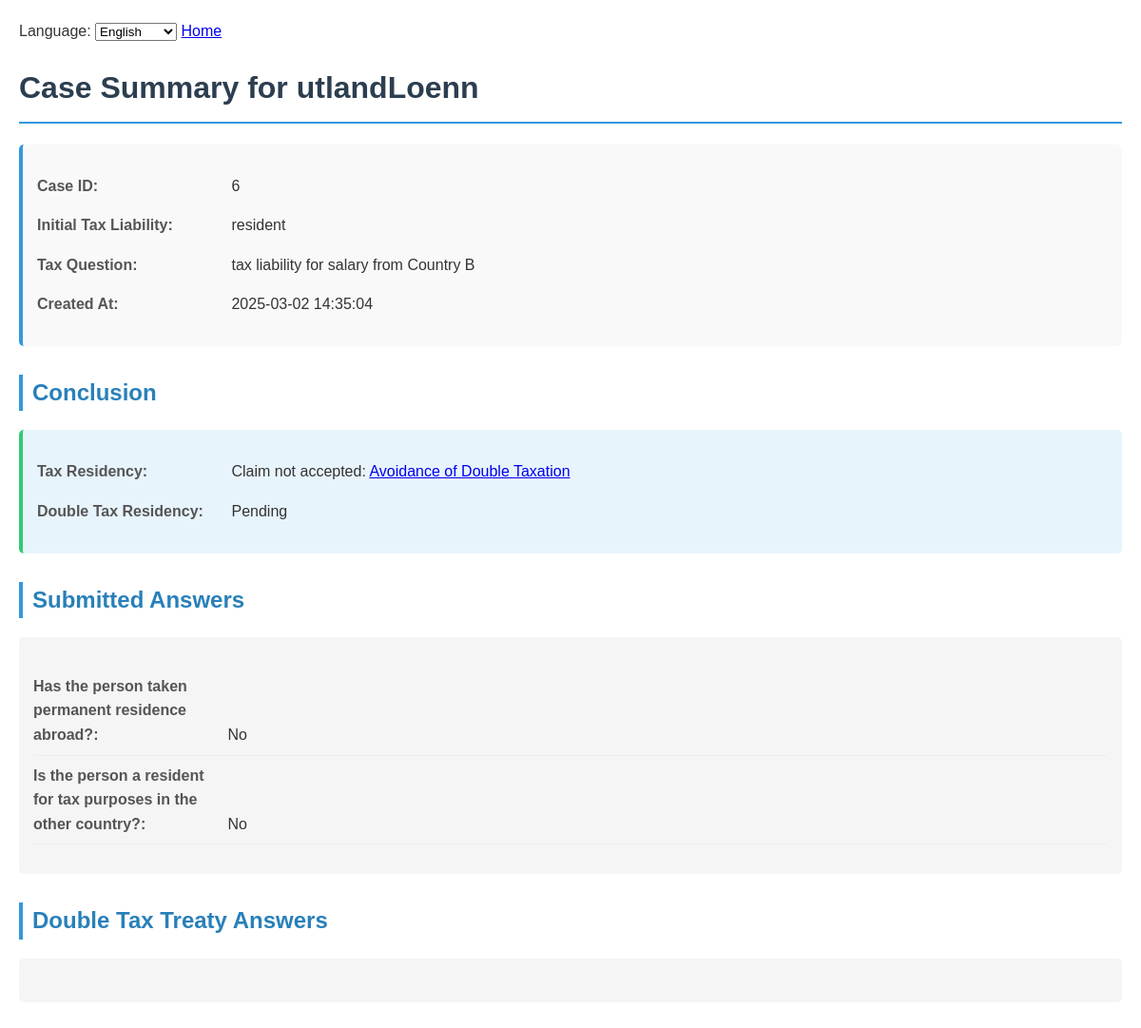
/case_summary.php?case_id=6, run on the app's committed database.
### tables this page shows
CREATE TABLE `cases` (
  `id` int(11) NOT NULL AUTO_INCREMENT,
  `case_name` varchar(255) NOT NULL DEFAULT 'utlandLoenn',
  `initial_liability` varchar(50) NOT NULL DEFAULT 'resident',
  `tax_question` text NOT NULL DEFAULT 'tax liability for salary from Country B',
  `conclusion` text DEFAULT NULL,
  `created_at` timestamp NULL DEFAULT current_timestamp(),
  `double_tax_residency` varchar(255) DEFAULT NULL,
  `answers` text DEFAULT NULL,
  PRIMARY KEY (`id`)
);

### case_summary.php (the view, shortened to what this page needs)
<?php
$language = $_SESSION['language'] ?? 'en';
$constantsFile = "constants_{$language}.php";
$config = include($constantsFile);
$dbConfig = $config['db'];
$display = $config['display'];
$translated_questions = $config['translated_questions'];
$translated_answers = $config['translated_answers'];
$dynamic_form_questions = $config['dynamic_form_questions'];
$dynamic_form_answers = $config['dynamic_form_answers'];
$servername = $dbConfig['servername'];
$username = $dbConfig['username'];
$password = $dbConfig['password'];
$dbname = $dbConfig['dbname'];
$conn = new mysqli($servername, $username, $password, $dbname);
$case_id = $_GET['case_id'] ?? $_SESSION['case_id'] ?? null;
$sql = "SELECT * FROM cases WHERE id = ?";
$stmt = $conn->prepare($sql);
$stmt->bind_param("i", $case_id);
$stmt->execute();
$result = $stmt->get_result();
$case = $result->fetch_assoc();
$submitted_answers = $case['answers'] ? json_decode($case['answers'], true) : [];
?>
<!DOCTYPE html>
<html>
<head>
</head>
<body>
    <?php include('navbar.php'); ?>
    <h1><?php echo htmlspecialchars($display['case_summary_for']) . ' ' . htmlspecialchars($case['case_name']); ?></h1>
    <div class="case-info">
        <p><strong><?php echo htmlspecialchars($display['case_id']); ?></strong> <span class="answer"><?php echo htmlspecialchars($case['id']); ?></span></p>
        <p><strong><?php echo htmlspecialchars($display['initial_tax_liability']); ?></strong> <span class="answer"><?php echo htmlspecialchars($case['initial_liability']); ?></span></p>
        <p><strong><?php echo htmlspecialchars($display['tax_question']); ?></strong> <span class="answer"><?php echo htmlspecialchars($case['tax_question']); ?></span></p>
        <p><strong><?php echo htmlspecialchars($display['created_at']); ?></strong> <span class="answer"><?php echo htmlspecialchars($case['created_at']); ?></span></p>
    </div>
    <h2><?php echo htmlspecialchars($display['conclusion']); ?></h2>
    <div class="conclusion">
        <p><strong><?php echo htmlspecialchars($display['tax_residency']); ?></strong> <span class="answer"><?php echo ($case['conclusion'] ?? htmlspecialchars($display['pending'])); ?></span></p>
        <p><strong><?php echo htmlspecialchars($display['double_tax_residency']); ?></strong> <span class="answer"><?php echo htmlspecialchars($case['double_tax_residency'] ?? htmlspecialchars($display['pending'])); ?></span></p>
    </div>
    <h2><?php echo htmlspecialchars($display['submitted_answers']); ?></h2>
    <div class="data-section">
        <ul>
            <?php
            if (!empty($submitted_answers)) {
                foreach ($submitted_answers as $question => $answer) {
                    $translated_question = $dynamic_form_questions[$question] ?? $translated_questions[$question] ?? $question;
                    $translated_answer = $dynamic_form_answers[$answer] ?? $translated_answers[$answer] ?? $answer;
                    echo "<li><strong>" . htmlspecialchars($translated_question) . ":</strong> <span class='answer'>" . htmlspecialchars($translated_answer) . "</span></li>";
                }
            } else {
                echo "<li>" . htmlspecialchars($display['no_answers_submitted']) . "</li>";
            }
            ?>
        </ul>
    </div>
    <h2><?php echo htmlspecialchars($display['double_tax_treaty_answers']); ?></h2>
    <div class="data-section">
    </div>
</body>
</html>

### case_summary.php (style rules this page uses)
body { font-family: Arial, sans-serif; line-height: 1.6; max-width: 1200px; margin: 0 auto; padding: 20px; color: #333; }
h1 { color: #2c3e50; border-bottom: 2px solid #3498db; padding-bottom: 10px; }
h2 { color: #2980b9; margin-top: 30px; border-left: 4px solid #3498db; padding-left: 10px; }
.case-info { background-color: #f9f9f9; padding: 15px; border-radius: 5px; margin-bottom: 20px; border-left: 4px solid #3498db; }
.conclusion { background-color: #e8f4fc; padding: 15px; border-radius: 5px; border-left: 4px solid #2ecc71; }
.data-section { background-color: #f5f5f5; padding: 15px; border-radius: 5px; margin-bottom: 20px; }
ul { list-style-type: none; padding-left: 0; }
li { padding: 8px 0; border-bottom: 1px solid #eee; }
strong { color: #555; display: inline-block; width: 200px; }
.answer { display: inline-block; font-weight: normal; }

### data on the page
cases: case_name "utlandLoenn", id "6", initial_liability "resident", tax_question "tax liability for salary from Country B", created_at "2025-03-02 14:35:04", conclusion "Claim not accepted: Avoidance of Double Taxation", double_tax_residency "Pending", answers "No"

### other printed values
$display['case_summary_for'] "Case Summary for"
$display['case_id'] "Case ID:"
$display['initial_tax_liability'] "Initial Tax Liability:"
$display['tax_question'] "Tax Question:"
$display['created_at'] "Created At:"
$display['conclusion'] "Conclusion"
$display['tax_residency'] "Tax Residency:"
$display['double_tax_residency'] "Double Tax Residency:"
$display['submitted_answers'] "Submitted Answers"
$translated_question "Has the person taken permanent residence abroad?"
$translated_question "Is the person a resident for tax purposes in the other country?"
$display['double_tax_treaty_answers'] "Double Tax Treaty Answers"
